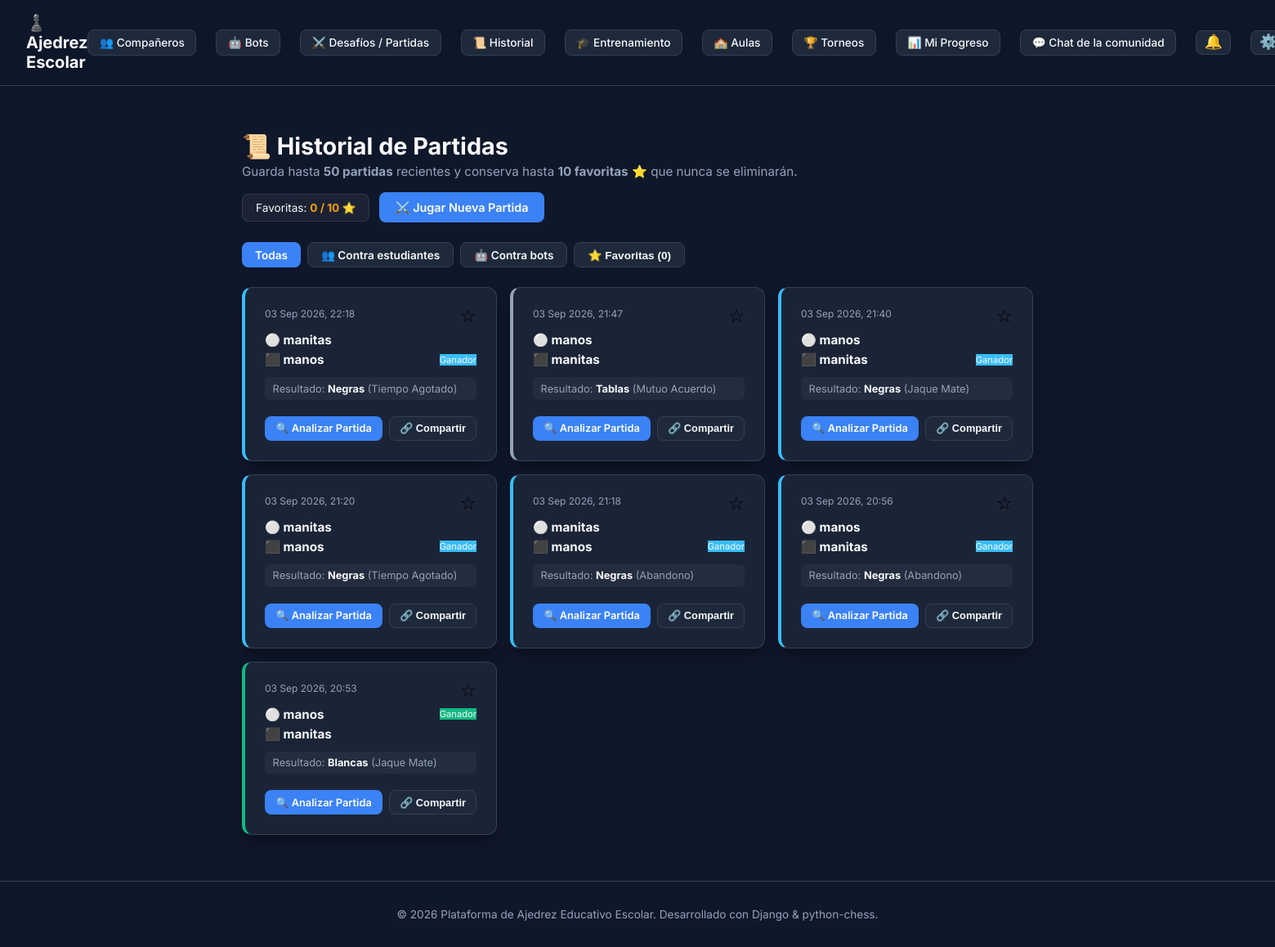
/games/history/ (signed in), run on an earlier commit of the app's database.
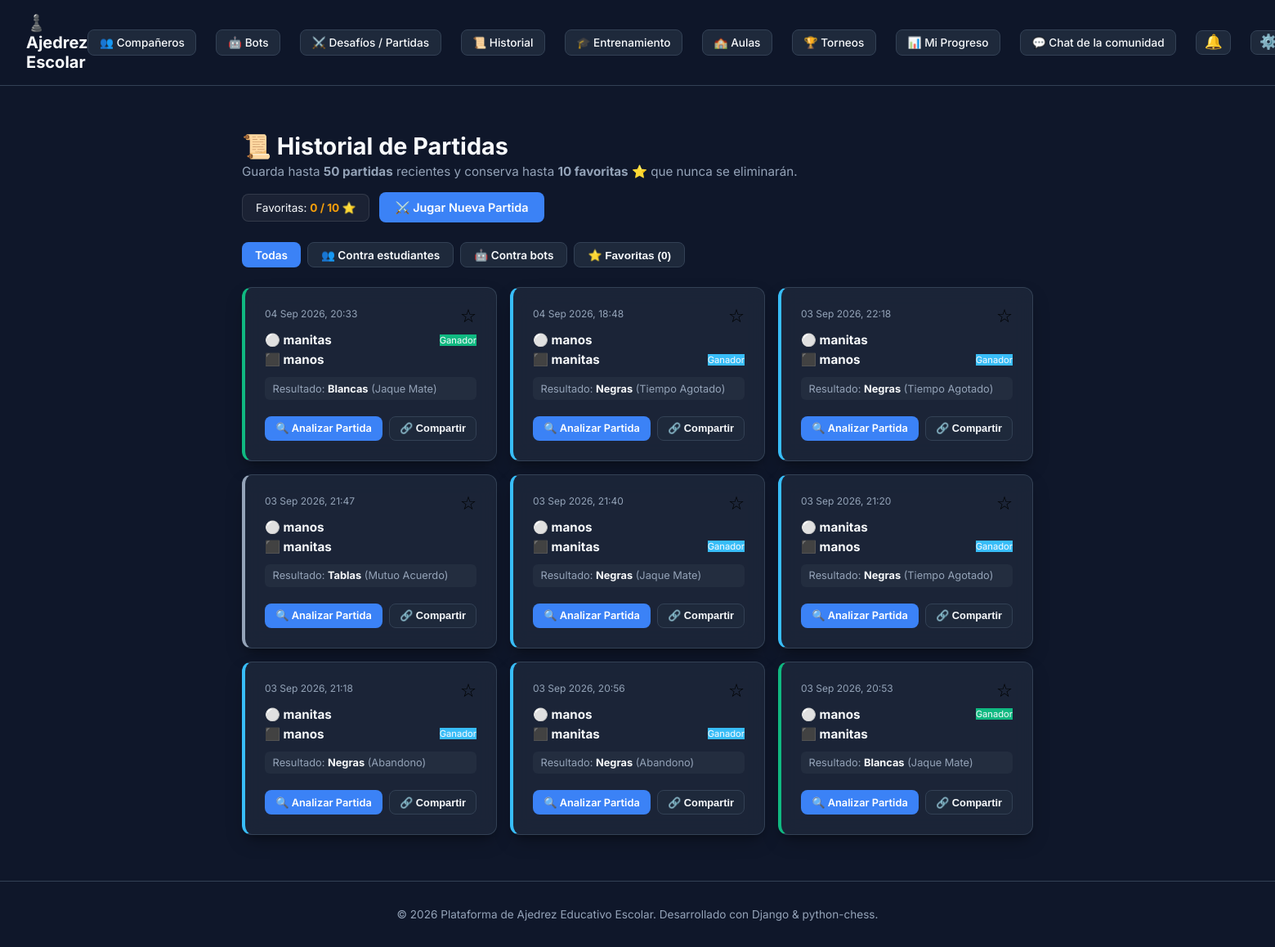
And on a later commit of the database.
### apps/games/models.py (models this page shows, shortened)
class Game(models.Model):
    class Status(models.TextChoices):
        IN_PROGRESS = 'IN_PROGRESS', 'En juego'
        FINISHED = 'FINISHED', 'Finalizada'
        ABANDONED = 'ABANDONED', 'Abandonada'
    class Winner(models.TextChoices):
        WHITE = 'WHITE', 'Blancas'
        BLACK = 'BLACK', 'Negras'
        DRAW = 'DRAW', 'Tablas'
    class FinishReason(models.TextChoices):
        CHECKMATE = 'CHECKMATE', 'Jaque Mate'
        STALEMATE = 'STALEMATE', 'Tablas por Ahogado'
        TIMEOUT = 'TIMEOUT', 'Tiempo Agotado'
        RESIGNATION = 'RESIGNATION', 'Abandono'
        AGREEMENT = 'AGREEMENT', 'Mutuo Acuerdo'
        DRAW_RULES = 'DRAW_RULES', 'Tablas por Regla (50 jugadas/Repetición/Insuficiencia)'
        INSUFFICIENT_MATERIAL = 'INSUFFICIENT_MATERIAL', 'Material Insuficiente'
        REPETITION = 'REPETITION', 'Repetición de Posición'
    class Turn(models.TextChoices):
        WHITE = 'WHITE', 'Blancas'
        BLACK = 'BLACK', 'Negras'
    id = models.UUIDField(primary_key=True, default=uuid.uuid4, editable=False)
    white_player = models.ForeignKey(
        settings.AUTH_USER_MODEL,
        on_delete=models.CASCADE,
        related_name='games_as_white'
    )
    black_player = models.ForeignKey(
        settings.AUTH_USER_MODEL,
        on_delete=models.CASCADE,
        related_name='games_as_black'
    )
    status = models.CharField(
        max_length=20,
        choices=Status.choices,
        default=Status.IN_PROGRESS
    )
    winner = models.CharField(
        max_length=10,
        choices=Winner.choices,
        null=True,
        blank=True
    )
    finish_reason = models.CharField(
        max_length=30,
        choices=FinishReason.choices,
        null=True,
        blank=True
    )
    fen_current = models.CharField(
        max_length=100,
        default=chess.STARTING_FEN
    )
    pgn_history = models.TextField(blank=True, default='')
    time_control_minutes = models.IntegerField(default=10)
    time_control_increment = models.IntegerField(default=0)
    white_time_left_ms = models.IntegerField(default=600000) # 10 mins in ms
    black_time_left_ms = models.IntegerField(default=600000)
    clock_started = models.BooleanField(default=False)
    last_move_at = models.DateTimeField(default=timezone.now)
    turn = models.CharField(
        max_length=5,
        choices=Turn.choices,
        default=Turn.WHITE
    )
    is_competitive = models.BooleanField(default=True)
    rating_processed = models.BooleanField(default=False)
    vs_bot = models.BooleanField(default=False, db_index=True)
    share_token = models.UUIDField(default=uuid.uuid4, editable=False)
    is_public = models.BooleanField(default=False)
    created_at = models.DateTimeField(auto_now_add=True)
    updated_at = models.DateTimeField(auto_now=True)
    @classmethod
    def prune_user_history(cls, user, limit=50):
        user_games = cls.objects.filter(
            models.Q(white_player=user) | models.Q(black_player=user),
            status=cls.Status.FINISHED
        ).order_by('-created_at')
        favorited_game_ids = set(
            GameFavorite.objects.filter(user=user).values_list('game_id', flat=True)
        )
        non_fav_count = 0
        games_to_delete = []
        for game in user_games:
            if game.id in favorited_game_ids:
                continue
            non_fav_count += 1
            if non_fav_count > limit:
                games_to_delete.append(game.id)
        if games_to_delete:
            cls.objects.filter(id__in=games_to_delete).delete()

### apps/accounts/models.py (models this page shows, shortened)
class CustomUser(AbstractUser):
    class Role(models.TextChoices):
        ADMIN = 'ADMIN', 'Administrador'
        TEACHER = 'TEACHER', 'Docente'
        STUDENT = 'STUDENT', 'Estudiante'
        BOT = 'BOT', 'Bot'
    role = models.CharField(
        max_length=10,
        choices=Role.choices,
        default=Role.STUDENT,
        verbose_name="Rol de usuario"
    )
    elo_rating = models.IntegerField(default=1200, verbose_name="Puntuación ELO")
    bio = models.TextField(blank=True, verbose_name="Biografía")
    @property
    def rank(self):
        from apps.ratings.elo import rank_for_elo
        return rank_for_elo(self.elo_rating)
    @property
    def display_name(self):
        if self.role == self.Role.BOT:
            from apps.bots.models import Bot
            try:
                return self.bot_profile.display_name
            except Bot.DoesNotExist:
                pass
        return self.username
    @property
    def is_bot_account(self):
        return self.role == self.Role.BOT

### apps/games/views.py (the view)
# urls.py: path('history/', GameHistoryView.as_view(), name='game_history'),
class GameHistoryView(LoginRequiredMixin, ListView):
    model = Game
    template_name = 'games/game_history.html'
    context_object_name = 'games'
    FILTER_CHOICES = {'all', 'human', 'bot'}
    def get_queryset(self):
        user = self.request.user
        Game.prune_user_history(user, limit=50)
        queryset = Game.objects.filter(
            models.Q(white_player=user) | models.Q(black_player=user),
            status=Game.Status.FINISHED
        ).select_related('white_player', 'black_player').order_by('-created_at')
        self.history_filter = self.request.GET.get('filter', 'all')
        if self.history_filter not in self.FILTER_CHOICES:
            self.history_filter = 'all'
        if self.history_filter == 'human':
            queryset = queryset.filter(vs_bot=False)
        elif self.history_filter == 'bot':
            queryset = queryset.filter(vs_bot=True)
        return queryset[:50]
    def get_context_data(self, **kwargs):
        context = super().get_context_data(**kwargs)
        user = self.request.user
        from .models import GameFavorite
        fav_game_ids = set(GameFavorite.objects.filter(user=user).values_list('game_id', flat=True))
        context['favorite_ids'] = fav_game_ids
        context['favorite_count'] = len(fav_game_ids)
        context['history_filter'] = getattr(self, 'history_filter', 'all')
        return context

### templates/games/game_history.html (shortened to what this page needs)
{% extends 'base.html' %}
{% block content %}
<div style="max-width: 1000px; margin: 0 auto; padding: 1.5rem 1rem;">
    <div style="display: flex; justify-content: space-between; align-items: center; margin-bottom: 1.5rem; flex-wrap: wrap; gap: 1rem;">
        <div>
            <h1 style="margin: 0; font-size: 1.8rem; color: #f8fafc;">📜 Historial de Partidas</h1>
            <p style="color: var(--text-secondary); margin: 0.25rem 0 0 0; font-size: 0.95rem;">
                Guarda hasta <strong>50 partidas</strong> recientes y conserva hasta <strong>10 favoritas</strong> ⭐ que nunca se eliminarán.
            </p>
        </div>
        <div style="display: flex; gap: 0.75rem; align-items: center;">
            <div style="background: rgba(255,255,255,0.05); padding: 0.5rem 1rem; border-radius: 8px; border: 1px solid rgba(255,255,255,0.1); font-size: 0.85rem;">
                Favoritas: <strong id="fav-counter" style="color: #f59e0b;">{{ favorite_count }} / 10 ⭐</strong>
            </div>
            <a href="{% url 'challenges_list' %}" class="btn btn-primary" style="font-size: 0.9rem;">⚔️ Jugar Nueva Partida</a>
        </div>
    </div>
    <div style="display: flex; gap: 0.5rem; margin-bottom: 1.5rem; flex-wrap: wrap;">
        <a href="{% url 'game_history' %}" class="btn {% if history_filter == 'all' %}btn-primary{% else %}btn-secondary{% endif %}" style="padding: 0.4rem 1rem; font-size: 0.85rem;">Todas</a>
        <a href="?filter=human" class="btn {% if history_filter == 'human' %}btn-primary{% else %}btn-secondary{% endif %}" style="padding: 0.4rem 1rem; font-size: 0.85rem;">👥 Contra estudiantes</a>
        <a href="?filter=bot" class="btn {% if history_filter == 'bot' %}btn-primary{% else %}btn-secondary{% endif %}" style="padding: 0.4rem 1rem; font-size: 0.85rem;">🤖 Contra bots</a>
        <button id="filter-fav-btn" class="btn btn-secondary" onclick="filterGames('fav')" style="padding: 0.4rem 1rem; font-size: 0.85rem;">⭐ Favoritas ({{ favorite_count }})</button>
    </div>
    <div id="games-grid" style="display: grid; grid-template-columns: repeat(auto-fill, minmax(300px, 1fr)); gap: 1rem;">
        {% for game in games %}
        <div class="card game-card {% if game.id in favorite_ids %}is-favorite{% endif %}" data-is-fav="{% if game.id in favorite_ids %}true{% else %}false{% endif %}" style="display: flex; flex-direction: column; justify-content: space-between; border-left: 4px solid {% if game.winner == 'WHITE' %}#10b981{% elif game.winner == 'BLACK' %}#38bdf8{% else %}#94a3b8{% endif %};">
            <div>
                <div style="display: flex; justify-content: space-between; align-items: flex-start; margin-bottom: 0.5rem;">
                    <span style="font-size: 0.75rem; color: var(--text-secondary);">{{ game.created_at|date:"d M Y, H:i" }}</span>
                    <button class="btn-fav-toggle" data-game-id="{{ game.id }}" style="background: none; border: none; font-size: 1.4rem; cursor: pointer; padding: 0; line-height: 1;" title="Marcar como Favorita (Máx. 10)">
                        {% if game.id in favorite_ids %}⭐{% else %}☆{% endif %}
                    </button>
                </div>
                <div style="margin-bottom: 0.75rem;">
                    <div style="display: flex; align-items: center; justify-content: space-between; margin-bottom: 0.3rem;">
                        <span style="font-weight: 700; color: #f8fafc; font-size: 0.95rem;">⚪ {{ game.white_player.display_name }}{% if game.white_player.is_bot_account %} 🤖{% endif %}</span>
                        {% if game.winner == 'WHITE' %}<span class="badge" style="background: #10b981; font-size: 0.7rem;">Ganador</span>{% endif %}
                    </div>
                    <div style="display: flex; align-items: center; justify-content: space-between;">
                        <span style="font-weight: 700; color: #f8fafc; font-size: 0.95rem;">⬛ {{ game.black_player.display_name }}{% if game.black_player.is_bot_account %} 🤖{% endif %}</span>
                        {% if game.winner == 'BLACK' %}<span class="badge" style="background: #38bdf8; font-size: 0.7rem;">Ganador</span>{% endif %}
                    </div>
                </div>
                <div style="background: rgba(255,255,255,0.04); padding: 0.4rem 0.6rem; border-radius: 6px; font-size: 0.8rem; color: var(--text-secondary); margin-bottom: 0.75rem;">
                    Resultado: <strong style="color: #f8fafc;">{{ game.get_winner_display }}</strong> ({{ game.get_finish_reason_display }})
                </div>
            </div>
            <div style="display: flex; gap: 0.5rem; margin-top: 0.5rem;">
                <a href="{% url 'create_game_analysis_job' game.id %}" class="btn btn-primary" style="flex: 1; font-size: 0.8rem; padding: 0.4rem; text-align: center;">
                    🔍 Analizar Partida
                </a>
                <button class="btn btn-secondary btn-share-game" data-share-url="{{ request.scheme }}://{{ request.get_host }}/games/share/{{ game.share_token }}/" style="font-size: 0.8rem; padding: 0.4rem 0.75rem;" title="Compartir Enlace">
                    🔗 Compartir
                </button>
            </div>
        </div>
        {% endfor %}
    </div>
</div>
{% endblock %}

### templates/base.html (shortened to what this page needs)
<!DOCTYPE html>
<html lang="es">
<head>
    {% load static %}
    <link rel="stylesheet" href="{% static 'css/styles.css' %}">
</head>
<body data-board-theme="{{ user_board_theme|default:'classic' }}" data-user-id="{% if user.is_authenticated %}{{ user.id }}{% endif %}">
    <nav class="navbar">
        <a href="{% url 'home' %}" class="nav-brand">
            ♟️ Ajedrez Escolar
        </a>
        <div class="nav-links">
            {% if user.is_authenticated %}
                <a href="{% url 'classmates' %}" class="nav-link nav-btn">👥 Compañeros</a>
                <a href="{% url 'bots_list' %}" class="nav-link nav-btn">🤖 Bots</a>
                <a href="{% url 'challenges_list' %}" class="nav-link nav-btn">⚔️ Desafíos / Partidas</a>
                <a href="{% url 'game_history' %}" class="nav-link nav-btn">📜 Historial</a>
                <a href="{% url 'training_dashboard' %}" class="nav-link nav-btn">🎓 Entrenamiento</a>
                <a href="{% url 'classroom_list' %}" class="nav-link nav-btn">🏫 Aulas</a>
                <a href="{% url 'tournament_list' %}" class="nav-link nav-btn">🏆 Torneos</a>
                <a href="{% url 'personalization_dashboard' %}" class="nav-link nav-btn">📊 Mi Progreso</a>
                <a href="{% url 'global_chat' %}" class="nav-link nav-btn">💬 Chat de la comunidad</a>
                <div class="notif-container">
                    <button id="notif-bell" class="notif-bell" title="Notificaciones" aria-label="Notificaciones">
                        🔔
                    </button>
                </div>
                <div class="settings-container">
                    <button id="settings-btn" class="settings-btn" title="Configuración" aria-label="Configuración">
                        ⚙️
                    </button>
                </div>
            {% else %}
                <a href="{% url 'login' %}" class="nav-link nav-btn">🔑 Ingresar</a>
                <a href="{% url 'register' %}" class="btn btn-primary">📝 Registrarse</a>
            {% endif %}
        </div>
    </nav>
    <main class="container">
        {% block content %}{% endblock %}
    </main>
    <footer style="text-align: center; padding: 2rem; border-top: 1px solid var(--border-color); color: var(--text-secondary); font-size: 0.85rem;">
        <p>&copy; 2026 Plataforma de Ajedrez Educativo Escolar. Desarrollado con Django & python-chess.</p>
    </footer>
    {% load static %}
</body>
</html>

What changed in the data, as far as the page shows it:
added Game: created_at "04 Sep 2026, 20:33", white_player.display_name "manitas", shows "Ganador", black_player.display_name "manos", winner "Blancas", finish_reason "Jaque Mate"
added Game: created_at "04 Sep 2026, 18:48", white_player.display_name "manos", black_player.display_name "manitas", shows "Ganador", winner "Negras", finish_reason "Tiempo Agotado"
